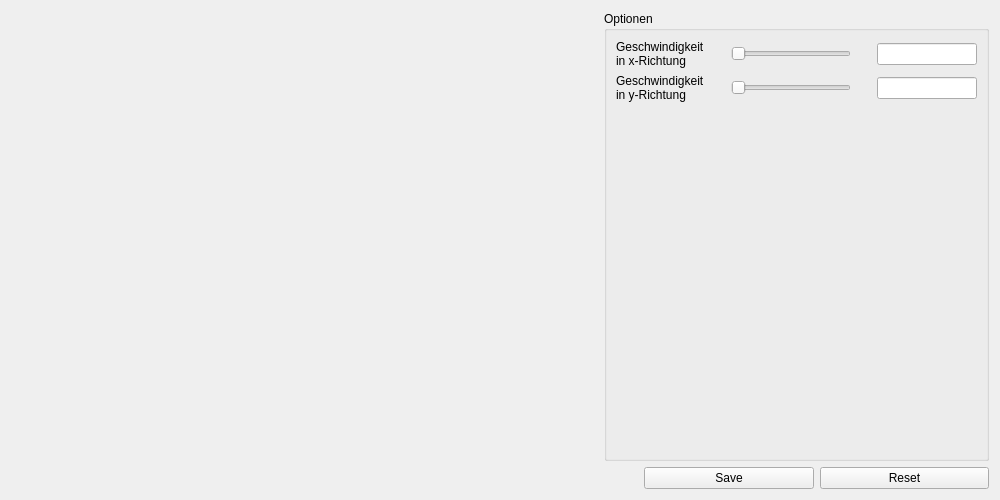
<?xml version="1.0" encoding="UTF-8"?>
<ui version="4.0">
 <class>matplot_options</class>
 <widget class="QWidget" name="matplot_options">
  <property name="geometry">
   <rect>
    <x>0</x>
    <y>0</y>
    <width>1000</width>
    <height>500</height>
   </rect>
  </property>
  <property name="windowTitle">
   <string>Form</string>
  </property>
  <layout class="QHBoxLayout" name="horizontalLayout_2">
   <item>
    <widget class="OptionCanvasWidget" name="canvas_widget" native="true">
     <property name="sizePolicy">
      <sizepolicy hsizetype="Expanding" vsizetype="Expanding">
       <horstretch>0</horstretch>
       <verstretch>0</verstretch>
      </sizepolicy>
     </property>
    </widget>
   </item>
   <item>
    <layout class="QVBoxLayout" name="verticalLayout_2">
     <item>
      <widget class="QGroupBox" name="groupBox">
       <property name="title">
        <string>Optionen</string>
       </property>
       <layout class="QVBoxLayout" name="verticalLayout">
        <item>
         <layout class="QGridLayout" name="gridLayout">
          <item row="1" column="5">
           <widget class="QLineEdit" name="vely_lineEdit">
            <property name="sizePolicy">
             <sizepolicy hsizetype="Fixed" vsizetype="Fixed">
              <horstretch>0</horstretch>
              <verstretch>0</verstretch>
             </sizepolicy>
            </property>
            <property name="maximumSize">
             <size>
              <width>100</width>
              <height>16777215</height>
             </size>
            </property>
           </widget>
          </item>
          <item row="0" column="0">
           <widget class="QLabel" name="velx_label">
            <property name="sizePolicy">
             <sizepolicy hsizetype="Fixed" vsizetype="Preferred">
              <horstretch>0</horstretch>
              <verstretch>0</verstretch>
             </sizepolicy>
            </property>
            <property name="text">
             <string>&lt;html&gt;&lt;head/&gt;&lt;body&gt;&lt;p&gt;Geschwindigkeit &lt;br&gt;in x-Richtung&lt;/p&gt;&lt;/body&gt;&lt;/html&gt;</string>
            </property>
           </widget>
          </item>
          <item row="1" column="1">
           <spacer name="horizontalSpacer_3">
            <property name="orientation">
             <enum>Qt::Horizontal</enum>
            </property>
            <property name="sizeType">
             <enum>QSizePolicy::Fixed</enum>
            </property>
            <property name="sizeHint" stdset="0">
             <size>
              <width>20</width>
              <height>20</height>
             </size>
            </property>
           </spacer>
          </item>
          <item row="0" column="1">
           <spacer name="horizontalSpacer">
            <property name="orientation">
             <enum>Qt::Horizontal</enum>
            </property>
            <property name="sizeType">
             <enum>QSizePolicy::Fixed</enum>
            </property>
            <property name="sizeHint" stdset="0">
             <size>
              <width>20</width>
              <height>20</height>
             </size>
            </property>
           </spacer>
          </item>
          <item row="0" column="3">
           <widget class="QSlider" name="velx_slider">
            <property name="sizePolicy">
             <sizepolicy hsizetype="Fixed" vsizetype="Fixed">
              <horstretch>0</horstretch>
              <verstretch>0</verstretch>
             </sizepolicy>
            </property>
            <property name="minimumSize">
             <size>
              <width>120</width>
              <height>0</height>
             </size>
            </property>
            <property name="maximumSize">
             <size>
              <width>16777215</width>
              <height>16777215</height>
             </size>
            </property>
            <property name="orientation">
             <enum>Qt::Horizontal</enum>
            </property>
           </widget>
          </item>
          <item row="0" column="5">
           <widget class="QLineEdit" name="velx_lineEdit">
            <property name="sizePolicy">
             <sizepolicy hsizetype="Fixed" vsizetype="Fixed">
              <horstretch>0</horstretch>
              <verstretch>0</verstretch>
             </sizepolicy>
            </property>
            <property name="maximumSize">
             <size>
              <width>100</width>
              <height>16777215</height>
             </size>
            </property>
           </widget>
          </item>
          <item row="0" column="4">
           <spacer name="horizontalSpacer_2">
            <property name="orientation">
             <enum>Qt::Horizontal</enum>
            </property>
            <property name="sizeType">
             <enum>QSizePolicy::Fixed</enum>
            </property>
            <property name="sizeHint" stdset="0">
             <size>
              <width>20</width>
              <height>20</height>
             </size>
            </property>
           </spacer>
          </item>
          <item row="1" column="0">
           <widget class="QLabel" name="vely_label">
            <property name="sizePolicy">
             <sizepolicy hsizetype="Fixed" vsizetype="Preferred">
              <horstretch>0</horstretch>
              <verstretch>0</verstretch>
             </sizepolicy>
            </property>
            <property name="text">
             <string>&lt;html&gt;&lt;head/&gt;&lt;body&gt;&lt;p&gt;Geschwindigkeit &lt;br&gt;in y-Richtung&lt;/p&gt;&lt;/body&gt;&lt;/html&gt;</string>
            </property>
           </widget>
          </item>
          <item row="1" column="3">
           <widget class="QSlider" name="vely_slider">
            <property name="sizePolicy">
             <sizepolicy hsizetype="Fixed" vsizetype="Fixed">
              <horstretch>0</horstretch>
              <verstretch>0</verstretch>
             </sizepolicy>
            </property>
            <property name="minimumSize">
             <size>
              <width>120</width>
              <height>0</height>
             </size>
            </property>
            <property name="orientation">
             <enum>Qt::Horizontal</enum>
            </property>
           </widget>
          </item>
          <item row="1" column="4">
           <spacer name="horizontalSpacer_4">
            <property name="orientation">
             <enum>Qt::Horizontal</enum>
            </property>
            <property name="sizeType">
             <enum>QSizePolicy::Fixed</enum>
            </property>
            <property name="sizeHint" stdset="0">
             <size>
              <width>20</width>
              <height>20</height>
             </size>
            </property>
           </spacer>
          </item>
         </layout>
        </item>
        <item>
         <spacer name="verticalSpacer">
          <property name="orientation">
           <enum>Qt::Vertical</enum>
          </property>
          <property name="sizeHint" stdset="0">
           <size>
            <width>17</width>
            <height>262</height>
           </size>
          </property>
         </spacer>
        </item>
       </layout>
      </widget>
     </item>
     <item>
      <layout class="QHBoxLayout" name="horizontalLayout">
       <item>
        <spacer name="horizontalSpacer_5">
         <property name="orientation">
          <enum>Qt::Horizontal</enum>
         </property>
         <property name="sizeType">
          <enum>QSizePolicy::Preferred</enum>
         </property>
         <property name="sizeHint" stdset="0">
          <size>
           <width>40</width>
           <height>20</height>
          </size>
         </property>
        </spacer>
       </item>
       <item>
        <widget class="QPushButton" name="save_pushButton">
         <property name="text">
          <string>Save</string>
         </property>
        </widget>
       </item>
       <item>
        <widget class="QPushButton" name="reset_pushButton">
         <property name="text">
          <string>Reset</string>
         </property>
        </widget>
       </item>
      </layout>
     </item>
    </layout>
   </item>
  </layout>
 </widget>
 <customwidgets>
  <customwidget>
   <class>OptionCanvasWidget</class>
   <extends>QWidget</extends>
   <header>canvaswidget</header>
   <container>1</container>
  </customwidget>
 </customwidgets>
 <resources/>
 <connections/>
</ui>
